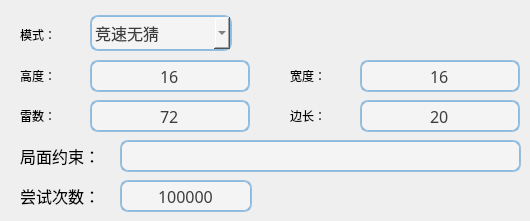
   <widget class="QWidget" name="tab_4">
    <attribute name="title">
     <string>快捷键[6]</string>
    </attribute>
    <widget class="QSpinBox" name="spinBox_attempt_times_limit6">
     <property name="geometry">
      <rect>
       <x>120</x>
       <y>180</y>
       <width>132</width>
       <height>32</height>
      </rect>
     </property>
     <property name="sizePolicy">
      <sizepolicy hsizetype="Minimum" vsizetype="Fixed">
       <horstretch>0</horstretch>
       <verstretch>0</verstretch>
      </sizepolicy>
     </property>
     <property name="font">
      <font>
       <family>微软雅黑</family>
       <pointsize>12</pointsize>
      </font>
     </property>
     <property name="focusPolicy">
      <enum>Qt::ClickFocus</enum>
     </property>
     <property name="styleSheet">
      <string notr="true">border-width: 2px;
border-radius: 8px;
border-style: solid;
border-top-color: qlineargradient(spread:pad, x1:0.5, y1:1, x2:0.5, y2:0, stop:0 #85b7e3, stop:1 #9ec1db);
border-right-color: qlineargradient(spread:pad, x1:0, y1:0, x2:1, y2:0, stop:0 #85b7e3, stop:1 #9ec1db);
border-bottom-color: qlineargradient(spread:pad, x1:0.5, y1:0, x2:0.5, y2:1, stop:0 #85b7e3, stop:1 #9ec1db);
border-left-color: qlineargradient(spread:pad, x1:1, y1:0, x2:0, y2:0, stop:0 #85b7e3, stop:1 #9ec1db);
background-color: #f4f4f4;
color: #3d3d3d;</string>
     </property>
     <property name="frame">
      <bool>true</bool>
     </property>
     <property name="alignment">
      <set>Qt::AlignCenter</set>
     </property>
     <property name="buttonSymbols">
      <enum>QAbstractSpinBox::NoButtons</enum>
     </property>
     <property name="keyboardTracking">
      <bool>true</bool>
     </property>
     <property name="showGroupSeparator" stdset="0">
      <bool>false</bool>
     </property>
     <property name="minimum">
      <number>0</number>
     </property>
     <property name="maximum">
      <number>99999999</number>
     </property>
     <property name="value">
      <number>99999999</number>
     </property>
    </widget>
    <widget class="QComboBox" name="comboBox_gamemode6">
     <property name="geometry">
      <rect>
       <x>90</x>
       <y>15</y>
       <width>152</width>
       <height>36</height>
      </rect>
     </property>
     <property name="font">
      <font>
       <family>微软雅黑</family>
       <pointsize>12</pointsize>
      </font>
     </property>
     <property name="styleSheet">
      <string notr="true">border-width: 2px;
border-radius: 8px;
border-style: solid;
border-top-color: qlineargradient(spread:pad, x1:0.5, y1:1, x2:0.5, y2:0, stop:0 #85b7e3, stop:1 #9ec1db);
border-right-color: qlineargradient(spread:pad, x1:0, y1:0, x2:1, y2:0, stop:0 #85b7e3, stop:1 #9ec1db);
border-bottom-color: qlineargradient(spread:pad, x1:0.5, y1:0, x2:0.5, y2:1, stop:0 #85b7e3, stop:1 #9ec1db);
border-left-color: qlineargradient(spread:pad, x1:1, y1:0, x2:0, y2:0, stop:0 #85b7e3, stop:1 #9ec1db);
background-color: #f4f4f4;
width:120px;
height: 32px;
color: #3d3d3d;

</string>
     </property>
     <property name="currentIndex">
      <number>4</number>
     </property>
     <property name="sizeAdjustPolicy">
      <enum>QComboBox::AdjustToContents</enum>
     </property>
     <item>
      <property name="text">
       <string>标准</string>
      </property>
     </item>
     <item>
      <property name="text">
       <string>Win7</string>
      </property>
     </item>
     <item>
      <property name="text">
       <string>强无猜</string>
      </property>
     </item>
     <item>
      <property name="text">
       <string>弱无猜</string>
      </property>
     </item>
     <item>
      <property name="text">
       <string>竞速无猜</string>
      </property>
     </item>
     <item>
      <property name="text">
       <string>准无猜</string>
      </property>
     </item>
     <item>
      <property name="text">
       <string>强可猜</string>
      </property>
     </item>
     <item>
      <property name="text">
       <string>弱可猜</string>
      </property>
     </item>
    </widget>
    <widget class="QLabel" name="label_height6">
     <property name="geometry">
      <rect>
       <x>20</x>
       <y>60</y>
       <width>61</width>
       <height>32</height>
      </rect>
     </property>
     <property name="styleSheet">
      <string notr="true">font: 12pt &quot;微软雅黑&quot;;</string>
     </property>
     <property name="text">
      <string>高度：</string>
     </property>
    </widget>
    <widget class="QLabel" name="label_width6">
     <property name="geometry">
      <rect>
       <x>290</x>
       <y>60</y>
       <width>61</width>
       <height>32</height>
      </rect>
     </property>
     <property name="styleSheet">
      <string notr="true">font: 12pt &quot;微软雅黑&quot;;</string>
     </property>
     <property name="text">
      <string>宽度：</string>
     </property>
    </widget>
    <widget class="QSpinBox" name="spinBox_height6">
     <property name="geometry">
      <rect>
       <x>90</x>
       <y>60</y>
       <width>160</width>
       <height>32</height>
      </rect>
     </property>
     <property name="font">
      <font>
       <family>微软雅黑</family>
       <pointsize>12</pointsize>
      </font>
     </property>
     <property name="styleSheet">
      <string notr="true">border-width: 2px;
border-radius: 8px;
border-style: solid;
border-top-color: qlineargradient(spread:pad, x1:0.5, y1:1, x2:0.5, y2:0, stop:0 #85b7e3, stop:1 #9ec1db);
border-right-color: qlineargradient(spread:pad, x1:0, y1:0, x2:1, y2:0, stop:0 #85b7e3, stop:1 #9ec1db);
border-bottom-color: qlineargradient(spread:pad, x1:0.5, y1:0, x2:0.5, y2:1, stop:0 #85b7e3, stop:1 #9ec1db);
border-left-color: qlineargradient(spread:pad, x1:1, y1:0, x2:0, y2:0, stop:0 #85b7e3, stop:1 #9ec1db);
background-color: #f4f4f4;
color: #3d3d3d;</string>
     </property>
     <property name="alignment">
      <set>Qt::AlignCenter</set>
     </property>
     <property name="buttonSymbols">
      <enum>QAbstractSpinBox::NoButtons</enum>
     </property>
     <property name="keyboardTracking">
      <bool>true</bool>
     </property>
     <property name="showGroupSeparator" stdset="0">
      <bool>false</bool>
     </property>
     <property name="maximum">
      <number>999</number>
     </property>
     <property name="value">
      <number>16</number>
     </property>
    </widget>
    <widget class="QLabel" name="label_attempt_times_limit6">
     <property name="geometry">
      <rect>
       <x>20</x>
       <y>180</y>
       <width>91</width>
       <height>31</height>
      </rect>
     </property>
     <property name="font">
      <font>
       <family>微软雅黑</family>
       <pointsize>12</pointsize>
      </font>
     </property>
     <property name="text">
      <string>尝试次数：</string>
     </property>
     <property name="scaledContents">
      <bool>false</bool>
     </property>
     <property name="wordWrap">
      <bool>false</bool>
     </property>
    </widget>
    <widget class="QLabel" name="label_pixsize6">
     <property name="geometry">
      <rect>
       <x>290</x>
       <y>100</y>
       <width>61</width>
       <height>32</height>
      </rect>
     </property>
     <property name="maximumSize">
      <size>
       <width>140</width>
       <height>16777215</height>
      </size>
     </property>
     <property name="styleSheet">
      <string notr="true">font: 12pt &quot;微软雅黑&quot;;</string>
     </property>
     <property name="text">
      <string>边长：</string>
     </property>
    </widget>
    <widget class="QSpinBox" name="spinBox_width6">
     <property name="geometry">
      <rect>
       <x>360</x>
       <y>60</y>
       <width>160</width>
       <height>32</height>
      </rect>
     </property>
     <property name="font">
      <font>
       <family>微软雅黑</family>
       <pointsize>12</pointsize>
      </font>
     </property>
     <property name="styleSheet">
      <string notr="true">border-width: 2px;
border-radius: 8px;
border-style: solid;
border-top-color: qlineargradient(spread:pad, x1:0.5, y1:1, x2:0.5, y2:0, stop:0 #85b7e3, stop:1 #9ec1db);
border-right-color: qlineargradient(spread:pad, x1:0, y1:0, x2:1, y2:0, stop:0 #85b7e3, stop:1 #9ec1db);
border-bottom-color: qlineargradient(spread:pad, x1:0.5, y1:0, x2:0.5, y2:1, stop:0 #85b7e3, stop:1 #9ec1db);
border-left-color: qlineargradient(spread:pad, x1:1, y1:0, x2:0, y2:0, stop:0 #85b7e3, stop:1 #9ec1db);
background-color: #f4f4f4;
color: #3d3d3d;</string>
     </property>
     <property name="alignment">
      <set>Qt::AlignCenter</set>
     </property>
     <property name="buttonSymbols">
      <enum>QAbstractSpinBox::NoButtons</enum>
     </property>
     <property name="keyboardTracking">
      <bool>true</bool>
     </property>
     <property name="showGroupSeparator" stdset="0">
      <bool>false</bool>
     </property>
     <property name="maximum">
      <number>999</number>
     </property>
     <property name="value">
      <number>16</number>
     </property>
    </widget>
    <widget class="QLabel" name="label_gamemode6">
     <property name="geometry">
      <rect>
       <x>20</x>
       <y>15</y>
       <width>61</width>
       <height>39</height>
      </rect>
     </property>
     <property name="styleSheet">
      <string notr="true">font: 12pt &quot;微软雅黑&quot;;</string>
     </property>
     <property name="frameShadow">
      <enum>QFrame::Sunken</enum>
     </property>
     <property name="text">
      <string>模式：</string>
     </property>
    </widget>
    <widget class="QSpinBox" name="spinBox_pixsize6">
     <property name="geometry">
      <rect>
       <x>360</x>
       <y>100</y>
       <width>160</width>
       <height>32</height>
      </rect>
     </property>
     <property name="sizePolicy">
      <sizepolicy hsizetype="Minimum" vsizetype="Fixed">
       <horstretch>0</horstretch>
       <verstretch>0</verstretch>
      </sizepolicy>
     </property>
     <property name="maximumSize">
      <size>
       <width>99999</width>
       <height>16777215</height>
      </size>
     </property>
     <property name="font">
      <font>
       <family>微软雅黑</family>
       <pointsize>12</pointsize>
      </font>
     </property>
     <property name="styleSheet">
      <string notr="true">border-width: 2px;
border-radius: 8px;
border-style: solid;
border-top-color: qlineargradient(spread:pad, x1:0.5, y1:1, x2:0.5, y2:0, stop:0 #85b7e3, stop:1 #9ec1db);
border-right-color: qlineargradient(spread:pad, x1:0, y1:0, x2:1, y2:0, stop:0 #85b7e3, stop:1 #9ec1db);
border-bottom-color: qlineargradient(spread:pad, x1:0.5, y1:0, x2:0.5, y2:1, stop:0 #85b7e3, stop:1 #9ec1db);
border-left-color: qlineargradient(spread:pad, x1:1, y1:0, x2:0, y2:0, stop:0 #85b7e3, stop:1 #9ec1db);
background-color: #f4f4f4;
color: #3d3d3d;</string>
     </property>
     <property name="frame">
      <bool>true</bool>
     </property>
     <property name="alignment">
      <set>Qt::AlignCenter</set>
     </property>
     <property name="buttonSymbols">
      <enum>QAbstractSpinBox::NoButtons</enum>
     </property>
     <property name="keyboardTracking">
      <bool>true</bool>
     </property>
     <property name="showGroupSeparator" stdset="0">
      <bool>false</bool>
     </property>
     <property name="minimum">
      <number>1</number>
     </property>
     <property name="maximum">
      <number>200</number>
     </property>
     <property name="value">
      <number>20</number>
     </property>
    </widget>
    <widget class="QSpinBox" name="spinBox_minenum6">
     <property name="geometry">
      <rect>
       <x>90</x>
       <y>100</y>
       <width>160</width>
       <height>32</height>
      </rect>
     </property>
     <property name="font">
      <font>
       <family>微软雅黑</family>
       <pointsize>12</pointsize>
      </font>
     </property>
     <property name="styleSheet">
      <string notr="true">border-width: 2px;
border-radius: 8px;
border-style: solid;
border-top-color: qlineargradient(spread:pad, x1:0.5, y1:1, x2:0.5, y2:0, stop:0 #85b7e3, stop:1 #9ec1db);
border-right-color: qlineargradient(spread:pad, x1:0, y1:0, x2:1, y2:0, stop:0 #85b7e3, stop:1 #9ec1db);
border-bottom-color: qlineargradient(spread:pad, x1:0.5, y1:0, x2:0.5, y2:1, stop:0 #85b7e3, stop:1 #9ec1db);
border-left-color: qlineargradient(spread:pad, x1:1, y1:0, x2:0, y2:0, stop:0 #85b7e3, stop:1 #9ec1db);
background-color: #f4f4f4;
color: #3d3d3d;</string>
     </property>
     <property name="alignment">
      <set>Qt::AlignCenter</set>
     </property>
     <property name="buttonSymbols">
      <enum>QAbstractSpinBox::NoButtons</enum>
     </property>
     <property name="keyboardTracking">
      <bool>true</bool>
     </property>
     <property name="showGroupSeparator" stdset="0">
      <bool>false</bool>
     </property>
     <property name="maximum">
      <number>999</number>
     </property>
     <property name="value">
      <number>72</number>
     </property>
    </widget>
    <widget class="QLineEdit" name="lineEdit_constraint6">
     <property name="geometry">
      <rect>
       <x>120</x>
       <y>140</y>
       <width>401</width>
       <height>32</height>
      </rect>
     </property>
     <property name="font">
      <font>
       <family>微软雅黑</family>
       <pointsize>12</pointsize>
      </font>
     </property>
     <property name="focusPolicy">
      <enum>Qt::ClickFocus</enum>
     </property>
     <property name="styleSheet">
      <string notr="true">border-width: 2px;
border-radius: 8px;
border-style: solid;
border-top-color: qlineargradient(spread:pad, x1:0.5, y1:1, x2:0.5, y2:0, stop:0 #85b7e3, stop:1 #9ec1db);
border-right-color: qlineargradient(spread:pad, x1:0, y1:0, x2:1, y2:0, stop:0 #85b7e3, stop:1 #9ec1db);
border-bottom-color: qlineargradient(spread:pad, x1:0.5, y1:0, x2:0.5, y2:1, stop:0 #85b7e3, stop:1 #9ec1db);
border-left-color: qlineargradient(spread:pad, x1:1, y1:0, x2:0, y2:0, stop:0 #85b7e3, stop:1 #9ec1db);
background-color: #f4f4f4;
color: #3d3d3d;</string>
     </property>
     <property name="text">
      <string/>
     </property>
     <property name="alignment">
      <set>Qt::AlignCenter</set>
     </property>
    </widget>
    <widget class="QLabel" name="label_minenum6">
     <property name="geometry">
      <rect>
       <x>20</x>
       <y>100</y>
       <width>61</width>
       <height>32</height>
      </rect>
     </property>
     <property name="styleSheet">
      <string notr="true">font: 12pt &quot;微软雅黑&quot;;</string>
     </property>
     <property name="text">
      <string>雷数：</string>
     </property>
    </widget>
    <widget class="QLabel" name="label_constraint6">
     <property name="geometry">
      <rect>
       <x>20</x>
       <y>140</y>
       <width>91</width>
       <height>31</height>
      </rect>
     </property>
     <property name="font">
      <font>
       <family>微软雅黑</family>
       <pointsize>12</pointsize>
      </font>
     </property>
     <property name="text">
      <string>局面约束：</string>
     </property>
     <property name="scaledContents">
      <bool>false</bool>
     </property>
     <property name="wordWrap">
      <bool>false</bool>
     </property>
    </widget>
   </widget>
